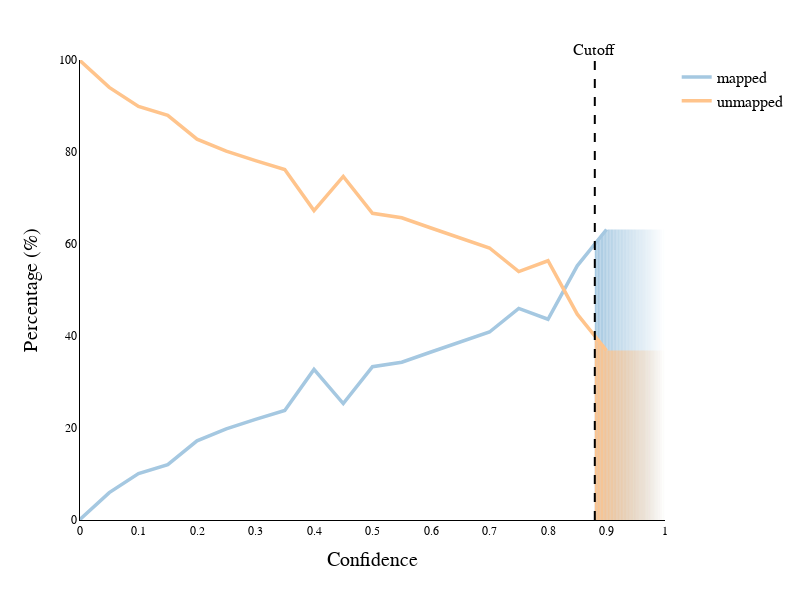

Notebook source saved alongside this figure:
### Code cell
importlib.reload(prep)

prep.plot_relative_map_distribution(run, df, protein_norm, folder = "../figures")

### Figure 1 — Plotly figure (JSON) as saved in the notebook; plotly's stock layout.template omitted (floating-point values rounded to 4 significant figures)
{"data": [{"hovertemplate": "variable=Mapped<br>confidence=%{x}<br>value=%{y}<extra></extra>", "legendgroup": "Mapped", "line": {"color": "#A5C8E1", "dash": "solid", "shape": "linear", "width": 3.5}, "marker": {"symbol": "circle"}, "mode": "lines", "name": "mapped", "orientation": "v", "showlegend": true, "type": "scatter", "x": [0.0, 0.05, 0.1, 0.15, 0.2, 0.25, 0.3, 0.35, 0.4, 0.45, 0.5, 0.55, 0.6, 0.65, 0.7, 0.75, 0.8, 0.85, 0.9], "xaxis": "x", "y": [0.1269, 5.954, 10.08, 12.05, 17.2, 19.81, 21.88, 23.81, 32.73, 25.31, 33.33, 34.3, 36.52, 38.63, 40.87, 45.99, 43.64, 55.26, 63.15], "yaxis": "y"}, {"hovertemplate": "variable=Unmapped<br>confidence=%{x}<br>value=%{y}<extra></extra>", "legendgroup": "Unmapped", "line": {"color": "#FFC48C", "dash": "solid", "shape": "linear", "width": 3.5}, "marker": {"symbol": "circle"}, "mode": "lines", "name": "unmapped", "orientation": "v", "showlegend": true, "type": "scatter", "x": [0.0, 0.05, 0.1, 0.15, 0.2, 0.25, 0.3, 0.35, 0.4, 0.45, 0.5, 0.55, 0.6, 0.65, 0.7, 0.75, 0.8, 0.85, 0.9], "xaxis": "x", "y": [99.87, 94.05, 89.92, 87.95, 82.8, 80.19, 78.12, 76.19, 67.27, 74.69, 66.67, 65.7, 63.48, 61.37, 59.13, 54.01, 56.36, 44.74, 36.85], "yaxis": "y"}], "layout": {"annotations": [{"font": {"size": 16}, "showarrow": false, "text": "Cutoff", "x": 0.88, "xanchor": "center", "xref": "x", "y": 1, "yanchor": "bottom", "yref": "y domain"}], "font": {"color": "black", "family": "Arial, sans-serif"}, "height": 600, "legend": {"font": {"size": 16}, "title": {"text": ""}, "tracegroupgap": 0}, "margin": {"t": 60}, "shapes": [{"line": {"color": "black", "dash": "dash", "width": 2}, "type": "line", "x0": 0.88, "x1": 0.88, "xref": "x", "y0": 0, "y1": 1, "yref": "y domain"}, {"fillcolor": "rgba(165, 200, 225, 0.99)", "layer": "below", "line": {"width": 0}, "type": "rect", "x0": 0.88, "x1": 0.8824, "xref": "x", "y0": 0, "y1": 60.19, "yref": "y"}, {"fillcolor": "rgba(165, 200, 225, 0.97)", "layer": "below", "line": {"width": 0}, "type": "rect", "x0": 0.8824, "x1": 0.8849, "xref": "x", "y0": 0, "y1": 60.57, "yref": "y"}, {"fillcolor": "rgba(165, 200, 225, 0.95)", "layer": "below", "line": {"width": 0}, "type": "rect", "x0": 0.8849, "x1": 0.8873, "xref": "x", "y0": 0, "y1": 60.96, "yref": "y"}, {"fillcolor": "rgba(165, 200, 225, 0.93)", "layer": "below", "line": {"width": 0}, "type": "rect", "x0": 0.8873, "x1": 0.8898, "xref": "x", "y0": 0, "y1": 61.35, "yref": "y"}, {"fillcolor": "rgba(165, 200, 225, 0.91)", "layer": "below", "line": {"width": 0}, "type": "rect", "x0": 0.8898, "x1": 0.8922, "xref": "x", "y0": 0, "y1": 61.73, "yref": "y"}, {"fillcolor": "rgba(165, 200, 225, 0.89)", "layer": "below", "line": {"width": 0}, "type": "rect", "x0": 0.8922, "x1": 0.8947, "xref": "x", "y0": 0, "y1": 62.12, "yref": "y"}, {"fillcolor": "rgba(165, 200, 225, 0.87)", "layer": "below", "line": {"width": 0}, "type": "rect", "x0": 0.8947, "x1": 0.8971, "xref": "x", "y0": 0, "y1": 62.5, "yref": "y"}, {"fillcolor": "rgba(165, 200, 225, 0.85)", "layer": "below", "line": {"width": 0}, "type": "rect", "x0": 0.8971, "x1": 0.8996, "xref": "x", "y0": 0, "y1": 62.89, "yref": "y"}, {"fillcolor": "rgba(165, 200, 225, 0.83)", "layer": "below", "line": {"width": 0}, "type": "rect", "x0": 0.8996, "x1": 0.902, "xref": "x", "y0": 0, "y1": 63.12, "yref": "y"}, {"fillcolor": "rgba(165, 200, 225, 0.81)", "layer": "below", "line": {"width": 0}, "type": "rect", "x0": 0.902, "x1": 0.9045, "xref": "x", "y0": 0, "y1": 63.15, "yref": "y"}, {"fillcolor": "rgba(165, 200, 225, 0.79)", "layer": "below", "line": {"width": 0}, "type": "rect", "x0": 0.9045, "x1": 0.9069, "xref": "x", "y0": 0, "y1": 63.15, "yref": "y"}, {"fillcolor": "rgba(165, 200, 225, 0.77)", "layer": "below", "line": {"width": 0}, "type": "rect", "x0": 0.9069, "x1": 0.9094, "xref": "x", "y0": 0, "y1": 63.15, "yref": "y"}, {"fillcolor": "rgba(165, 200, 225, 0.74)", "layer": "below", "line": {"width": 0}, "type": "rect", "x0": 0.9094, "x1": 0.9118, "xref": "x", "y0": 0, "y1": 63.15, "yref": "y"}, {"fillcolor": "rgba(165, 200, 225, 0.72)", "layer": "below", "line": {"width": 0}, "type": "rect", "x0": 0.9118, "x1": 0.9143, "xref": "x", "y0": 0, "y1": 63.15, "yref": "y"}, {"fillcolor": "rgba(165, 200, 225, 0.70)", "layer": "below", "line": {"width": 0}, "type": "rect", "x0": 0.9143, "x1": 0.9167, "xref": "x", "y0": 0, "y1": 63.15, "yref": "y"}, {"fillcolor": "rgba(165, 200, 225, 0.68)", "layer": "below", "line": {"width": 0}, "type": "rect", "x0": 0.9167, "x1": 0.9192, "xref": "x", "y0": 0, "y1": 63.15, "yref": "y"}, {"fillcolor": "rgba(165, 200, 225, 0.66)", "layer": "below", "line": {"width": 0}, "type": "rect", "x0": 0.9192, "x1": 0.9216, "xref": "x", "y0": 0, "y1": 63.15, "yref": "y"}, {"fillcolor": "rgba(165, 200, 225, 0.64)", "layer": "below", "line": {"width": 0}, "type": "rect", "x0": 0.9216, "x1": 0.9241, "xref": "x", "y0": 0, "y1": 63.15, "yref": "y"}, {"fillcolor": "rgba(165, 200, 225, 0.62)", "layer": "below", "line": {"width": 0}, "type": "rect", "x0": 0.9241, "x1": 0.9265, "xref": "x", "y0": 0, "y1": 63.15, "yref": "y"}, {"fillcolor": "rgba(165, 200, 225, 0.60)", "layer": "below", "line": {"width": 0}, "type": "rect", "x0": 0.9265, "x1": 0.929, "xref": "x", "y0": 0, "y1": 63.15, "yref": "y"}, {"fillcolor": "rgba(165, 200, 225, 0.58)", "layer": "below", "line": {"width": 0}, "type": "rect", "x0": 0.929, "x1": 0.9314, "xref": "x", "y0": 0, "y1": 63.15, "yref": "y"}, {"fillcolor": "rgba(165, 200, 225, 0.56)", "layer": "below", "line": {"width": 0}, "type": "rect", "x0": 0.9314, "x1": 0.9339, "xref": "x", "y0": 0, "y1": 63.15, "yref": "y"}, {"fillcolor": "rgba(165, 200, 225, 0.54)", "layer": "below", "line": {"width": 0}, "type": "rect", "x0": 0.9339, "x1": 0.9363, "xref": "x", "y0": 0, "y1": 63.15, "yref": "y"}, {"fillcolor": "rgba(165, 200, 225, 0.52)", "layer": "below", "line": {"width": 0}, "type": "rect", "x0": 0.9363, "x1": 0.9388, "xref": "x", "y0": 0, "y1": 63.15, "yref": "y"}, {"fillcolor": "rgba(165, 200, 225, 0.50)", "layer": "below", "line": {"width": 0}, "type": "rect", "x0": 0.9388, "x1": 0.9412, "xref": "x", "y0": 0, "y1": 63.15, "yref": "y"}, {"fillcolor": "rgba(165, 200, 225, 0.48)", "layer": "below", "line": {"width": 0}, "type": "rect", "x0": 0.9412, "x1": 0.9437, "xref": "x", "y0": 0, "y1": 63.15, "yref": "y"}, {"fillcolor": "rgba(165, 200, 225, 0.46)", "layer": "below", "line": {"width": 0}, "type": "rect", "x0": 0.9437, "x1": 0.9461, "xref": "x", "y0": 0, "y1": 63.15, "yref": "y"}, {"fillcolor": "rgba(165, 200, 225, 0.44)", "layer": "below", "line": {"width": 0}, "type": "rect", "x0": 0.9461, "x1": 0.9486, "xref": "x", "y0": 0, "y1": 63.15, "yref": "y"}, {"fillcolor": "rgba(165, 200, 225, 0.42)", "layer": "below", "line": {"width": 0}, "type": "rect", "x0": 0.9486, "x1": 0.951, "xref": "x", "y0": 0, "y1": 63.15, "yref": "y"}, {"fillcolor": "rgba(165, 200, 225, 0.40)", "layer": "below", "line": {"width": 0}, "type": "rect", "x0": 0.951, "x1": 0.9535, "xref": "x", "y0": 0, "y1": 63.15, "yref": "y"}, {"fillcolor": "rgba(165, 200, 225, 0.38)", "layer": "below", "line": {"width": 0}, "type": "rect", "x0": 0.9535, "x1": 0.9559, "xref": "x", "y0": 0, "y1": 63.15, "yref": "y"}, {"fillcolor": "rgba(165, 200, 225, 0.36)", "layer": "below", "line": {"width": 0}, "type": "rect", "x0": 0.9559, "x1": 0.9584, "xref": "x", "y0": 0, "y1": 63.15, "yref": "y"}, {"fillcolor": "rgba(165, 200, 225, 0.34)", "layer": "below", "line": {"width": 0}, "type": "rect", "x0": 0.9584, "x1": 0.9608, "xref": "x", "y0": 0, "y1": 63.15, "yref": "y"}, {"fillcolor": "rgba(165, 200, 225, 0.32)", "layer": "below", "line": {"width": 0}, "type": "rect", "x0": 0.9608, "x1": 0.9633, "xref": "x", "y0": 0, "y1": 63.15, "yref": "y"}, {"fillcolor": "rgba(165, 200, 225, 0.30)", "layer": "below", "line": {"width": 0}, "type": "rect", "x0": 0.9633, "x1": 0.9657, "xref": "x", "y0": 0, "y1": 63.15, "yref": "y"}, {"fillcolor": "rgba(165, 200, 225, 0.28)", "layer": "below", "line": {"width": 0}, "type": "rect", "x0": 0.9657, "x1": 0.9682, "xref": "x", "y0": 0, "y1": 63.15, "yref": "y"}, {"fillcolor": "rgba(165, 200, 225, 0.26)", "layer": "below", "line": {"width": 0}, "type": "rect", "x0": 0.9682, "x1": 0.9706, "xref": "x", "y0": 0, "y1": 63.15, "yref": "y"}, {"fillcolor": "rgba(165, 200, 225, 0.23)", "layer": "below", "line": {"width": 0}, "type": "rect", "x0": 0.9706, "x1": 0.9731, "xref": "x", "y0": 0, "y1": 63.15, "yref": "y"}, {"fillcolor": "rgba(165, 200, 225, 0.21)", "layer": "below", "line": {"width": 0}, "type": "rect", "x0": 0.9731, "x1": 0.9755, "xref": "x", "y0": 0, "y1": 63.15, "yref": "y"}, {"fillcolor": "rgba(165, 200, 225, 0.19)", "layer": "below", "line": {"width": 0}, "type": "rect", "x0": 0.9755, "x1": 0.978, "xref": "x", "y0": 0, "y1": 63.15, "yref": "y"}, {"fillcolor": "rgba(165, 200, 225, 0.17)", "layer": "below", "line": {"width": 0}, "type": "rect", "x0": 0.978, "x1": 0.9804, "xref": "x", "y0": 0, "y1": 63.15, "yref": "y"}, {"fillcolor": "rgba(165, 200, 225, 0.15)", "layer": "below", "line": {"width": 0}, "type": "rect", "x0": 0.9804, "x1": 0.9829, "xref": "x", "y0": 0, "y1": 63.15, "yref": "y"}, {"fillcolor": "rgba(165, 200, 225, 0.13)", "layer": "below", "line": {"width": 0}, "type": "rect", "x0": 0.9829, "x1": 0.9853, "xref": "x", "y0": 0, "y1": 63.15, "yref": "y"}, {"fillcolor": "rgba(165, 200, 225, 0.11)", "layer": "below", "line": {"width": 0}, "type": "rect", "x0": 0.9853, "x1": 0.9878, "xref": "x", "y0": 0, "y1": 63.15, "yref": "y"}, {"fillcolor": "rgba(165, 200, 225, 0.09)", "layer": "below", "line": {"width": 0}, "type": "rect", "x0": 0.9878, "x1": 0.9902, "xref": "x", "y0": 0, "y1": 63.15, "yref": "y"}, {"fillcolor": "rgba(165, 200, 225, 0.07)", "layer": "below", "line": {"width": 0}, "type": "rect", "x0": 0.9902, "x1": 0.9927, "xref": "x", "y0": 0, "y1": 63.15, "yref": "y"}, {"fillcolor": "rgba(165, 200, 225, 0.05)", "layer": "below", "line": {"width": 0}, "type": "rect", "x0": 0.9927, "x1": 0.9951, "xref": "x", "y0": 0, "y1": 63.15, "yref": "y"}, {"fillcolor": "rgba(165, 200, 225, 0.03)", "layer": "below", "line": {"width": 0}, "type": "rect", "x0": 0.9951, "x1": 0.9976, "xref": "x", "y0": 0, "y1": 63.15, "yref": "y"}, {"fillcolor": "rgba(165, 200, 225, 0.01)", "layer": "below", "line": {"width": 0}, "type": "rect", "x0": 0.9976, "x1": 1, "xref": "x", "y0": 0, "y1": 63.15, "yref": "y"}, {"fillcolor": "rgba(255, 196, 140, 0.99)", "layer": "below", "line": {"width": 0}, "type": "rect", "x0": 0.88, "x1": 0.8824, "xref": "x", "y0": 0, "y1": 39.81, "yref": "y"}, {"fillcolor": "rgba(255, 196, 140, 0.97)", "layer": "below", "line": {"width": 0}, "type": "rect", "x0": 0.8824, "x1": 0.8849, "xref": "x", "y0": 0, "y1": 39.43, "yref": "y"}, {"fillcolor": "rgba(255, 196, 140, 0.95)", "layer": "below", "line": {"width": 0}, "type": "rect", "x0": 0.8849, "x1": 0.8873, "xref": "x", "y0": 0, "y1": 39.04, "yref": "y"}, {"fillcolor": "rgba(255, 196, 140, 0.93)", "layer": "below", "line": {"width": 0}, "type": "rect", "x0": 0.8873, "x1": 0.8898, "xref": "x", "y0": 0, "y1": 38.65, "yref": "y"}, {"fillcolor": "rgba(255, 196, 140, 0.91)", "layer": "below", "line": {"width": 0}, "type": "rect", "x0": 0.8898, "x1": 0.8922, "xref": "x", "y0": 0, "y1": 38.27, "yref": "y"}, {"fillcolor": "rgba(255, 196, 140, 0.89)", "layer": "below", "line": {"width": 0}, "type": "rect", "x0": 0.8922, "x1": 0.8947, "xref": "x", "y0": 0, "y1": 37.88, "yref": "y"}, {"fillcolor": "rgba(255, 196, 140, 0.87)", "layer": "below", "line": {"width": 0}, "type": "rect", "x0": 0.8947, "x1": 0.8971, "xref": "x", "y0": 0, "y1": 37.5, "yref": "y"}, {"fillcolor": "rgba(255, 196, 140, 0.85)", "layer": "below", "line": {"width": 0}, "type": "rect", "x0": 0.8971, "x1": 0.8996, "xref": "x", "y0": 0, "y1": 37.11, "yref": "y"}, {"fillcolor": "rgba(255, 196, 140, 0.83)", "layer": "below", "line": {"width": 0}, "type": "rect", "x0": 0.8996, "x1": 0.902, "xref": "x", "y0": 0, "y1": 36.88, "yref": "y"}, {"fillcolor": "rgba(255, 196, 140, 0.81)", "layer": "below", "line": {"width": 0}, "type": "rect", "x0": 0.902, "x1": 0.9045, "xref": "x", "y0": 0, "y1": 36.85, "yref": "y"}, {"fillcolor": "rgba(255, 196, 140, 0.79)", "layer": "below", "line": {"width": 0}, "type": "rect", "x0": 0.9045, "x1": 0.9069, "xref": "x", "y0": 0, "y1": 36.85, "yref": "y"}, {"fillcolor": "rgba(255, 196, 140, 0.77)", "layer": "below", "line": {"width": 0}, "type": "rect", "x0": 0.9069, "x1": 0.9094, "xref": "x", "y0": 0, "y1": 36.85, "yref": "y"}, {"fillcolor": "rgba(255, 196, 140, 0.74)", "layer": "below", "line": {"width": 0}, "type": "rect", "x0": 0.9094, "x1": 0.9118, "xref": "x", "y0": 0, "y1": 36.85, "yref": "y"}, {"fillcolor": "rgba(255, 196, 140, 0.72)", "layer": "below", "line": {"width": 0}, "type": "rect", "x0": 0.9118, "x1": 0.9143, "xref": "x", "y0": 0, "y1": 36.85, "yref": "y"}, {"fillcolor": "rgba(255, 196, 140, 0.70)", "layer": "below", "line": {"width": 0}, "type": "rect", "x0": 0.9143, "x1": 0.9167, "xref": "x", "y0": 0, "y1": 36.85, "yref": "y"}, {"fillcolor": "rgba(255, 196, 140, 0.68)", "layer": "below", "line": {"width": 0}, "type": "rect", "x0": 0.9167, "x1": 0.9192, "xref": "x", "y0": 0, "y1": 36.85, "yref": "y"}, {"fillcolor": "rgba(255, 196, 140, 0.66)", "layer": "below", "line": {"width": 0}, "type": "rect", "x0": 0.9192, "x1": 0.9216, "xref": "x", "y0": 0, "y1": 36.85, "yref": "y"}, {"fillcolor": "rgba(255, 196, 140, 0.64)", "layer": "below", "line": {"width": 0}, "type": "rect", "x0": 0.9216, "x1": 0.9241, "xref": "x", "y0": 0, "y1": 36.85, "yref": "y"}, {"fillcolor": "rgba(255, 196, 140, 0.62)", "layer": "below", "line": {"width": 0}, "type": "rect", "x0": 0.9241, "x1": 0.9265, "xref": "x", "y0": 0, "y1": 36.85, "yref": "y"}, {"fillcolor": "rgba(255, 196, 140, 0.60)", "layer": "below", "line": {"width": 0}, "type": "rect", "x0": 0.9265, "x1": 0.929, "xref": "x", "y0": 0, "y1": 36.85, "yref": "y"}, {"fillcolor": "rgba(255, 196, 140, 0.58)", "layer": "below", "line": {"width": 0}, "type": "rect", "x0": 0.929, "x1": 0.9314, "xref": "x", "y0": 0, "y1": 36.85, "yref": "y"}, {"fillcolor": "rgba(255, 196, 140, 0.56)", "layer": "below", "line": {"width": 0}, "type": "rect", "x0": 0.9314, "x1": 0.9339, "xref": "x", "y0": 0, "y1": 36.85, "yref": "y"}, {"fillcolor": "rgba(255, 196, 140, 0.54)", "layer": "below", "line": {"width": 0}, "type": "rect", "x0": 0.9339, "x1": 0.9363, "xref": "x", "y0": 0, "y1": 36.85, "yref": "y"}, {"fillcolor": "rgba(255, 196, 140, 0.52)", "layer": "below", "line": {"width": 0}, "type": "rect", "x0": 0.9363, "x1": 0.9388, "xref": "x", "y0": 0, "y1": 36.85, "yref": "y"}, {"fillcolor": "rgba(255, 196, 140, 0.50)", "layer": "below", "line": {"width": 0}, "type": "rect", "x0": 0.9388, "x1": 0.9412, "xref": "x", "y0": 0, "y1": 36.85, "yref": "y"}, {"fillcolor": "rgba(255, 196, 140, 0.48)", "layer": "below", "line": {"width": 0}, "type": "rect", "x0": 0.9412, "x1": 0.9437, "xref": "x", "y0": 0, "y1": 36.85, "yref": "y"}, {"fillcolor": "rgba(255, 196, 140, 0.46)", "layer": "below", "line": {"width": 0}, "type": "rect", "x0": 0.9437, "x1": 0.9461, "xref": "x", "y0": 0, "y1": 36.85, "yref": "y"}, {"fillcolor": "rgba(255, 196, 140, 0.44)", "layer": "below", "line": {"width": 0}, "type": "rect", "x0": 0.9461, "x1": 0.9486, "xref": "x", "y0": 0, "y1": 36.85, "yref": "y"}, {"fillcolor": "rgba(255, 196, 140, 0.42)", "layer": "below", "line": {"width": 0}, "type": "rect", "x0": 0.9486, "x1": 0.951, "xref": "x", "y0": 0, "y1": 36.85, "yref": "y"}, {"fillcolor": "rgba(255, 196, 140, 0.40)", "layer": "below", "line": {"width": 0}, "type": "rect", "x0": 0.951, "x1": 0.9535, "xref": "x", "y0": 0, "y1": 36.85, "yref": "y"}, {"fillcolor": "rgba(255, 196, 140, 0.38)", "layer": "below", "line": {"width": 0}, "type": "rect", "x0": 0.9535, "x1": 0.9559, "xref": "x", "y0": 0, "y1": 36.85, "yref": "y"}, {"fillcolor": "rgba(255, 196, 140, 0.36)", "layer": "below", "line": {"width": 0}, "type": "rect", "x0": 0.9559, "x1": 0.9584, "xref": "x", "y0": 0, "y1": 36.85, "yref": "y"}, {"fillcolor": "rgba(255, 196, 140, 0.34)", "layer": "below", "line": {"width": 0}, "type": "rect", "x0": 0.9584, "x1": 0.9608, "xref": "x", "y0": 0, "y1": 36.85, "yref": "y"}, {"fillcolor": "rgba(255, 196, 140, 0.32)", "layer": "below", "line": {"width": 0}, "type": "rect", "x0": 0.9608, "x1": 0.9633, "xref": "x", "y0": 0, "y1": 36.85, "yref": "y"}, {"fillcolor": "rgba(255, 196, 140, 0.30)", "layer": "below", "line": {"width": 0}, "type": "rect", "x0": 0.9633, "x1": 0.9657, "xref": "x", "y0": 0, "y1": 36.85, "yref": "y"}, {"fillcolor": "rgba(255, 196, 140, 0.28)", "layer": "below", "line": {"width": 0}, "type": "rect", "x0": 0.9657, "x1": 0.9682, "xref": "x", "y0": 0, "y1": 36.85, "yref": "y"}, {"fillcolor": "rgba(255, 196, 140, 0.26)", "layer": "below", "line": {"width": 0}, "type": "rect", "x0": 0.9682, "x1": 0.9706, "xref": "x", "y0": 0, "y1": 36.85, "yref": "y"}, {"fillcolor": "rgba(255, 196, 140, 0.23)", "layer": "below", "line": {"width": 0}, "type": "rect", "x0": 0.9706, "x1": 0.9731, "xref": "x", "y0": 0, "y1": 36.85, "yref": "y"}, {"fillcolor": "rgba(255, 196, 140, 0.21)", "layer": "below", "line": {"width": 0}, "type": "rect", "x0": 0.9731, "x1": 0.9755, "xref": "x", "y0": 0, "y1": 36.85, "yref": "y"}, {"fillcolor": "rgba(255, 196, 140, 0.19)", "layer": "below", "line": {"width": 0}, "type": "rect", "x0": 0.9755, "x1": 0.978, "xref": "x", "y0": 0, "y1": 36.85, "yref": "y"}, {"fillcolor": "rgba(255, 196, 140, 0.17)", "layer": "below", "line": {"width": 0}, "type": "rect", "x0": 0.978, "x1": 0.9804, "xref": "x", "y0": 0, "y1": 36.85, "yref": "y"}, {"fillcolor": "rgba(255, 196, 140, 0.15)", "layer": "below", "line": {"width": 0}, "type": "rect", "x0": 0.9804, "x1": 0.9829, "xref": "x", "y0": 0, "y1": 36.85, "yref": "y"}, {"fillcolor": "rgba(255, 196, 140, 0.13)", "layer": "below", "line": {"width": 0}, "type": "rect", "x0": 0.9829, "x1": 0.9853, "xref": "x", "y0": 0, "y1": 36.85, "yref": "y"}, {"fillcolor": "rgba(255, 196, 140, 0.11)", "layer": "below", "line": {"width": 0}, "type": "rect", "x0": 0.9853, "x1": 0.9878, "xref": "x", "y0": 0, "y1": 36.85, "yref": "y"}, {"fillcolor": "rgba(255, 196, 140, 0.09)", "layer": "below", "line": {"width": 0}, "type": "rect", "x0": 0.9878, "x1": 0.9902, "xref": "x", "y0": 0, "y1": 36.85, "yref": "y"}, {"fillcolor": "rgba(255, 196, 140, 0.07)", "layer": "below", "line": {"width": 0}, "type": "rect", "x0": 0.9902, "x1": 0.9927, "xref": "x", "y0": 0, "y1": 36.85, "yref": "y"}, {"fillcolor": "rgba(255, 196, 140, 0.05)", "layer": "below", "line": {"width": 0}, "type": "rect", "x0": 0.9927, "x1": 0.9951, "xref": "x", "y0": 0, "y1": 36.85, "yref": "y"}, {"fillcolor": "rgba(255, 196, 140, 0.03)", "layer": "below", "line": {"width": 0}, "type": "rect", "x0": 0.9951, "x1": 0.9976, "xref": "x", "y0": 0, "y1": 36.85, "yref": "y"}, {"fillcolor": "rgba(255, 196, 140, 0.01)", "layer": "below", "line": {"width": 0}, "type": "rect", "x0": 0.9976, "x1": 1, "xref": "x", "y0": 0, "y1": 36.85, "yref": "y"}], "showlegend": true, "title": {"text": ""}, "width": 800, "xaxis": {"anchor": "y", "domain": [0, 1], "dtick": 0.1, "linecolor": "black", "linewidth": 1, "range": [0, 1], "showgrid": false, "showline": true, "tickangle": 0, "tickmode": "linear", "title": {"font": {"size": 20}, "text": "Confidence"}}, "yaxis": {"anchor": "x", "domain": [0, 1], "linecolor": "black", "linewidth": 1, "range": [0, 100], "showgrid": false, "showline": true, "title": {"font": {"size": 20}, "text": "Percentage (%)"}}}}
